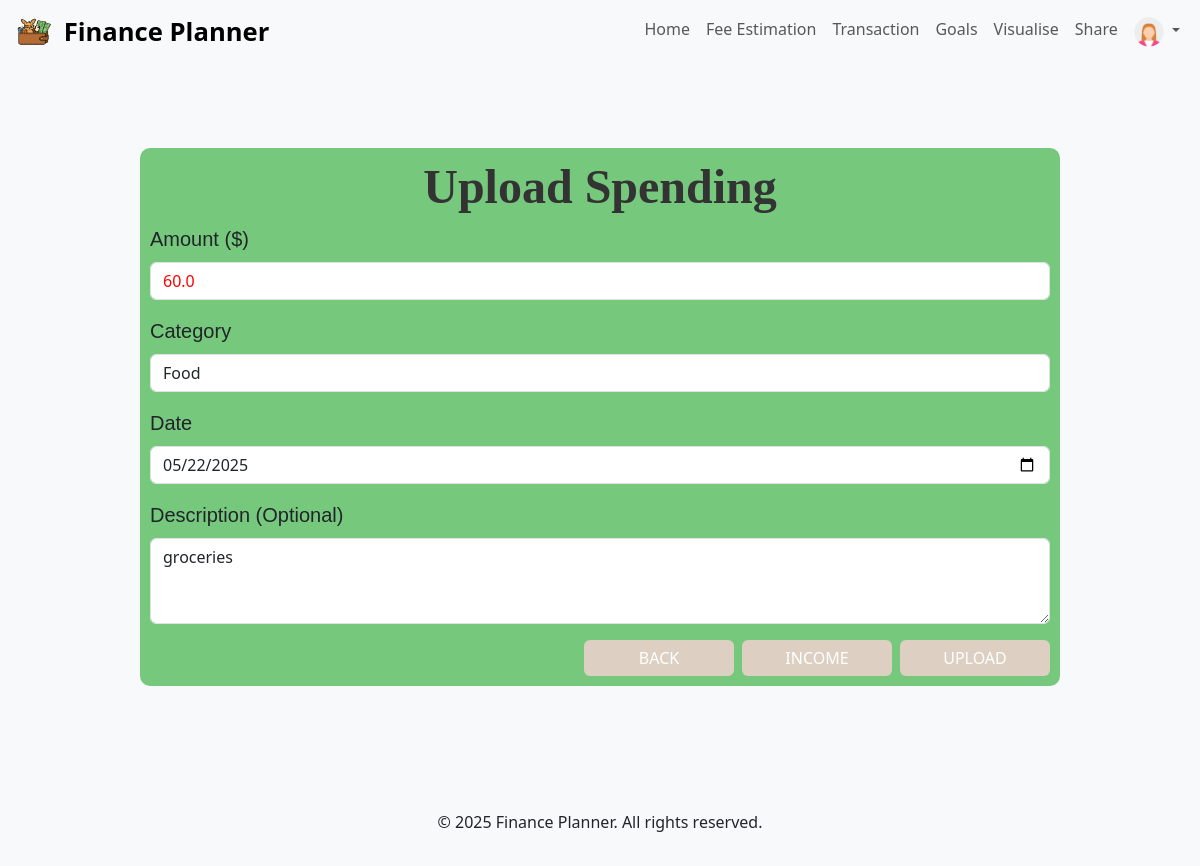
/upload?spending_id=41 (signed in), run on the app's committed database.
### app/models/spending.py (models this page shows, shortened)
class Spending(db.Model):
    __tablename__ = "spendings"
    id = db.Column(db.Integer, primary_key=True)
    user_id = db.Column(db.Integer, db.ForeignKey("users.id"), nullable=False)
    amount = db.Column(db.Float, nullable=False)
    date = db.Column(db.DateTime, nullable=False)
    description = db.Column(db.String(200))
    category_id = db.Column(db.Integer, db.ForeignKey("categories.id"), nullable=False)

### app/models/categories.py (models this page shows, shortened)
class Category(db.Model):
    __tablename__ = "categories"
    id = db.Column(db.Integer, primary_key=True)
    category = db.Column(db.String(50), nullable=False, unique=True)
    budget_simple = db.Column(db.Float, nullable=False)
    budget_quality = db.Column(db.Float, nullable=False)
    budget_luxury = db.Column(db.Float, nullable=False)
    icon = db.Column(db.String(100), nullable=True)  # Optional image URL
    spendings = db.relationship("Spending", backref="category", lazy=True)

### app/routes/upload.py (the view, shortened to what this page needs)
@bp.route("/upload", methods=["GET", "POST"])
@login_required
def upload():
    spending_id = request.args.get("spending_id", type=int)  # Get spending_id from query parameters
    form = UploadSpendingForm()
    if spending_id:  # If editing an existing spending record
        spending = Spending.query.get_or_404(spending_id)
        if spending.user_id != current_user.id:
            flash("You do not have permission to edit this spending.", "danger")
            return redirect(url_for("trans.transaction"))
        if request.method == "GET":  # Populate the form with the existing spending data
            form.amount.data = spending.amount
            form.category.data = spending.category.category  # Use the category name
            form.date.data = spending.date
            form.description.data = spending.description
    return render_template("upload.html", form=form)

### app/templates/upload.html (shortened to what this page needs)
{% extends "base.html" %}
{% block content %}
<div class="row justify-content-center" style="padding: 0px;">
    <div class="col-md-10" style="border-radius: 10px; padding: 10px; margin: 0px; background-color: #76c87d;">
        <h2 class="text-center header_font" style="font-size: 3rem;">Upload Spending</h2>
        <form method="POST" action="{{ url_for('upload.upload', spending_id=request.args.get('spending_id')) }}">
            <div class="mb-3">
                {{ form.amount.label(class="form-label text_font", style="font-size: 2.5vh;") }}
                {{ form.amount(style="color:red;", class="form-control") }}
            </div>
            <div class="mb-3">
                {{ form.category.label(class="form-label text_font", style="font-size: 2.5vh;") }}
                {{ form.category(class="form-control") }}
            </div>
            <div class="mb-3">
                {{ form.date.label(class="form-label text_font", style="font-size: 2.5vh;") }}
                {{ form.date(class="form-control") }}
            </div>
            <div class="mb-3">
                {{ form.description.label(class="form-label text_font", style="font-size: 2.5vh;") }}
                {{ form.description(class="form-control") }}
            </div>
            <div class="d-flex justify-content-end">
                <a href="{{ url_for('trans.transaction') }}" type="button" class="btn btn-primary me-2"
                   style="background-color: #ddd0c2; border: #ddd0c2; width: 150px; text-align: center;" id="back_transaction_spending">BACK</a>
                <a href="{{ url_for('income.income') }}" type="button" class="btn btn-primary me-2"
                   style="background-color: #ddd0c2; border: #ddd0c2; width: 150px; text-align: center;" id="switch_income">INCOME</a>
                {{ form.submit }}
            </div>
        </form>
    </div>
</div>
{% endblock %}

### app/static/css/estimation.css (style rules this page uses)
h2 { font-weight: bold; color: #333; }

### app/static/css/style.css (style rules this page uses)
.header_font { font-family: Georgia, 'Times New Roman', Times, serif; font-size: 1.5rem; }
.text_font { font-family: Verdana, Geneva, Tahoma, sans-serif; font-size: 0.75rem; }
body { background-color: #f8f9fa; }

### data on the page
Spending: amount "60.0", date "05/22/2025", description "groceries"
Category: category "Food"
